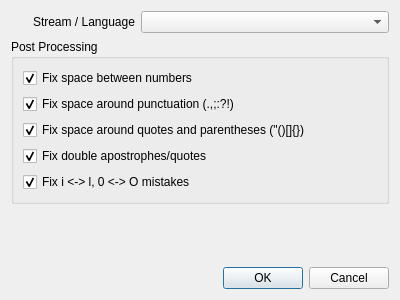
<?xml version="1.0" encoding="UTF-8"?>
<ui version="4.0">
 <class>VobSubInputInitDialog</class>
 <widget class="QDialog" name="VobSubInputInitDialog">
  <property name="geometry">
   <rect>
    <x>0</x>
    <y>0</y>
    <width>400</width>
    <height>300</height>
   </rect>
  </property>
  <property name="windowTitle">
   <string>VobSub Import</string>
  </property>
  <layout class="QGridLayout" name="gridLayout" columnstretch="1,2">
   <item row="0" column="0" alignment="Qt::AlignRight">
    <widget class="QLabel" name="labelStream">
     <property name="text">
      <string>Stream / Language</string>
     </property>
    </widget>
   </item>
   <item row="0" column="1">
    <widget class="QComboBox" name="comboStream"/>
   </item>
   <item row="4" column="0" colspan="2">
    <widget class="QDialogButtonBox" name="buttonBox">
     <property name="orientation">
      <enum>Qt::Horizontal</enum>
     </property>
     <property name="standardButtons">
      <set>QDialogButtonBox::Cancel|QDialogButtonBox::Ok</set>
     </property>
    </widget>
   </item>
   <item row="3" column="0" colspan="2">
    <spacer name="verticalSpacer">
     <property name="orientation">
      <enum>Qt::Vertical</enum>
     </property>
     <property name="sizeHint" stdset="0">
      <size>
       <width>20</width>
       <height>40</height>
      </size>
     </property>
    </spacer>
   </item>
   <item row="1" column="0" colspan="2">
    <widget class="QGroupBox" name="grpPostProc">
     <property name="title">
      <string>Post Processing</string>
     </property>
     <layout class="QVBoxLayout" name="verticalLayout">
      <item>
       <widget class="QCheckBox" name="ppSpaceNumber">
        <property name="text">
         <string>Fix space between numbers</string>
        </property>
        <property name="checked">
         <bool>true</bool>
        </property>
       </widget>
      </item>
      <item>
       <widget class="QCheckBox" name="ppSpacePunct">
        <property name="text">
         <string>Fix space around punctuation (.,;:?!)</string>
        </property>
        <property name="checked">
         <bool>true</bool>
        </property>
       </widget>
      </item>
      <item>
       <widget class="QCheckBox" name="ppSpaceParen">
        <property name="text">
         <string>Fix space around quotes and parentheses (&quot;()[]{})</string>
        </property>
        <property name="checked">
         <bool>true</bool>
        </property>
       </widget>
      </item>
      <item>
       <widget class="QCheckBox" name="ppAposQuote">
        <property name="text">
         <string>Fix double apostrophes/quotes</string>
        </property>
        <property name="checked">
         <bool>true</bool>
        </property>
       </widget>
      </item>
      <item>
       <widget class="QCheckBox" name="ppCharsOCR">
        <property name="text">
         <string>Fix i &lt;-&gt; l, 0 &lt;-&gt; O mistakes</string>
        </property>
        <property name="checked">
         <bool>true</bool>
        </property>
       </widget>
      </item>
     </layout>
    </widget>
   </item>
  </layout>
 </widget>
 <resources/>
 <connections>
  <connection>
   <sender>buttonBox</sender>
   <signal>accepted()</signal>
   <receiver>VobSubInputInitDialog</receiver>
   <slot>accept()</slot>
   <hints>
    <hint type="sourcelabel">
     <x>248</x>
     <y>254</y>
    </hint>
    <hint type="destinationlabel">
     <x>157</x>
     <y>274</y>
    </hint>
   </hints>
  </connection>
  <connection>
   <sender>buttonBox</sender>
   <signal>rejected()</signal>
   <receiver>VobSubInputInitDialog</receiver>
   <slot>reject()</slot>
   <hints>
    <hint type="sourcelabel">
     <x>316</x>
     <y>260</y>
    </hint>
    <hint type="destinationlabel">
     <x>286</x>
     <y>274</y>
    </hint>
   </hints>
  </connection>
 </connections>
</ui>
